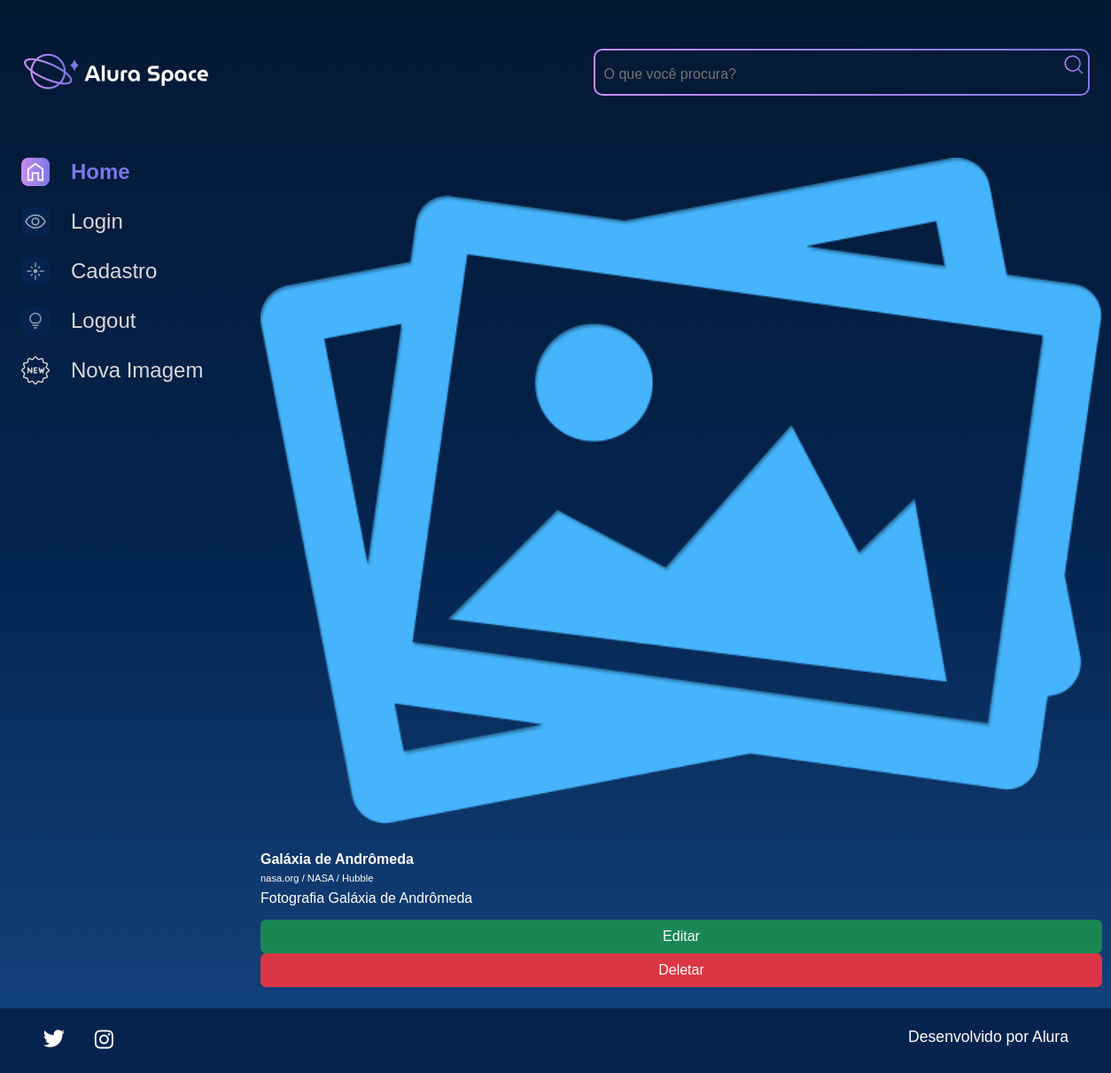
Screenshot of /imagem/4 with the database file from the repository.
### apps/galeria/models.py (models this page shows, shortened)
class Fotografia(models.Model):
    OPCOES_CATEGORIA = [
        ("NEBULOSA", "Nebulosa"),
        ("ESTRELA", "Estrela"),
        ("GALÁXIA", "Galáxia"),
        ("PLANETA", "Planeta")
    ]
    nome = models.CharField(max_length = 100, null = False, blank = False)
    legenda = models.CharField(max_length = 150, null = False, blank = False)
    categoria = models.CharField(max_length =100, choices = OPCOES_CATEGORIA, default ='')
    descricao = models.TextField (null = False, blank = False)
    foto = models.ImageField(upload_to="fotos/%Y/%m/%d", blank = True)
    publicada = models.BooleanField(default = True)
    data_fotografia = models.DateTimeField(default=datetime.now, blank = False)
    usuario = models.ForeignKey(
        to = User,
        on_delete = models.SET_NULL,
        null = True,
        blank = False,
        related_name = "user",
    )

### apps/galeria/views.py (the view)
# urls.py: path('imagem/<int:foto_id>', imagem, name='imagem' ),
def imagem(request, foto_id):
    fotografia = get_object_or_404(Fotografia, pk=foto_id)
    return render(request, 'galeria/imagem.html', {"fotografia": fotografia})

### templates/galeria/imagem.html
{% extends 'shared/base.html' %}
{% load static %}
{% block content %}
            <section class="conteudo">
                <section class="imagem">
                    <div class="imagem__conteudo">
                        {% if fotografia.foto == "" or fotografia.foto == null %}
                        <img class="imagem__imagem" src="{% static '/assets/imagens/galeria/not-found.png'%}">
                        {% else %}
                        <img class="imagem__imagem" src="{{fotografia.foto.url}}">
                        {% endif %}
                        <div class="imagem__info">
                            <div class="imagem__texto">
                                <p class="imagem__titulo">{{fotografia.nome}}</p>
                                <p class="imagem__descricao">{{fotografia.legenda}}</p>
                                <p class="imagem__texto">{{fotografia.descricao}}</p>
                            </div>
                        </div>
                            <a href = "{% url 'editar_imagem' fotografia.id %}"><button class="btn btn-success col-12" style="padding: top 5px;" >Editar</button></a>
                            <a href = "{% url 'deletar_imagem' fotografia.id %}"><button class="btn btn-danger col-12" style="padding: top 5px;" >Deletar</button></a>
                    </div>
                </section>
            </section>
        </main>
    </div>
{% endblock %}

### setup/static/styles/style.css (style rules this page uses)
html, body, div, span, applet, object, iframe, h1, h2, h3, h4, h5, h6, p, blockquote, pre, a, abbr, acronym, address, big, cite, code, del, dfn, em, img, ins, kbd, q, s, samp, small, strike, strong, sub, sup, tt, var, b, u, i, center, dl, dt, dd, ol, ul, li, fieldset, form, label, legend, table, caption, tbody, tfoot, thead, tr, th, td, article, aside, canvas, details, embed, figure, figcaption, footer, header, hgroup, menu, nav, output, ruby, section, summary, time, mark, audio, video { margin: 0; padding: 0; border: 0; font-size: 100%; font: inherit; vertical-align: baseline; }
article, aside, details, figcaption, figure, footer, header, hgroup, menu, nav, section { display: block; }
body { line-height: 1; font-family: 'Space Grotesk', sans-serif; min-height: 100vh; background: linear-gradient(#041833,#04244F,#154580); background-repeat: no-repeat; background-position: center; background-size: cover; }
.imagem { display: flex; justify-content: center; align-items: center; }
.imagem__conteudo { background-color: transparent; display: flex; flex-direction: column; border-radius: 20px 20px 0 0; width: 950px; }
.imagem__imagem { width: 100%; border-radius: 20px; }
.imagem__info { font-size: 1.2rem; display: flex; justify-content: space-between; align-items: center; margin-bottom: 1rem; margin-top: 1rem; }
.imagem__texto { display: flex; flex-direction: column; justify-content: space-between; color: #FFFFFF; margin-top: 0.5rem; }
.imagem__titulo { font-weight: bold; line-height: 2rem; color: #FFFFFF; }
.imagem__texto { font-size: 1rem; }
.imagem__descricao { font-size: 0.7rem; }
.col-12 { flex: 0 0 auto; width: 100%; }
.btn { --bs-btn-padding-x: 0.75rem; --bs-btn-padding-y: 0.375rem; --bs-btn-font-family: ; --bs-btn-font-size: 1rem; --bs-btn-font-weight: 400; --bs-btn-line-height: 1.5; --bs-btn-color: #212529; --bs-btn-bg: transparent; --bs-btn-border-width: 1px; --bs-btn-border-color: transparent; --bs-btn-border-radius: 0.375rem; --bs-btn-hover-border-color: transparent; --bs-btn-box-shadow: inset 0 1px 0 rgba(255, 255, 255, 0.15),0 1px 1px rgba(0, 0, 0, 0.075); --bs-btn-disabled-opacity: 0.65; --bs-btn-focus-box-shadow: 0 0 0 0.25rem rgba(var(--bs-btn-focus-shadow-rgb), .5); display: inline-block; padding: var(--bs-btn-padding-y) var(--bs-btn-padding-x); font-family: var(--bs-btn-font-family); font-size: var(--bs-btn-font-size); font-weight: var(--bs-btn-font-weight); line-height: var(--bs-btn-line-height); color: var(--bs-btn-color); text-align: center; text-decoration: none; vertical-align: middle; cursor: pointer; -webkit-user-select: none; -moz-user-select: none; user-select: none; border: var(--bs-btn-border-width) solid var(--bs-btn-border-color); border-radius: var(--bs-btn-border-radius); background-color: var(--bs-btn-bg); transition: color .15s ease-in-out,background-color .15s ease-in-out,border-color .15s ease-in-out,box-shadow .15s ease-in-out; }
.btn-success { --bs-btn-color: #fff; --bs-btn-bg: #198754; --bs-btn-border-color: #198754; --bs-btn-hover-color: #fff; --bs-btn-hover-bg: #157347; --bs-btn-hover-border-color: #146c43; --bs-btn-focus-shadow-rgb: 60,153,110; --bs-btn-active-color: #fff; --bs-btn-active-bg: #146c43; --bs-btn-active-border-color: #13653f; --bs-btn-active-shadow: inset 0 3px 5px rgba(0, 0, 0, 0.125); --bs-btn-disabled-color: #fff; --bs-btn-disabled-bg: #198754; --bs-btn-disabled-border-color: #198754; }
.btn-danger { color: #fff; background-color: #dc3545; border-color: #dc3545; }

### rows the page displays
Fotografia: nome "Galáxia de Andrômeda", legenda "nasa.org / NASA / Hubble", descricao "Fotografia Galáxia de Andrômeda"
